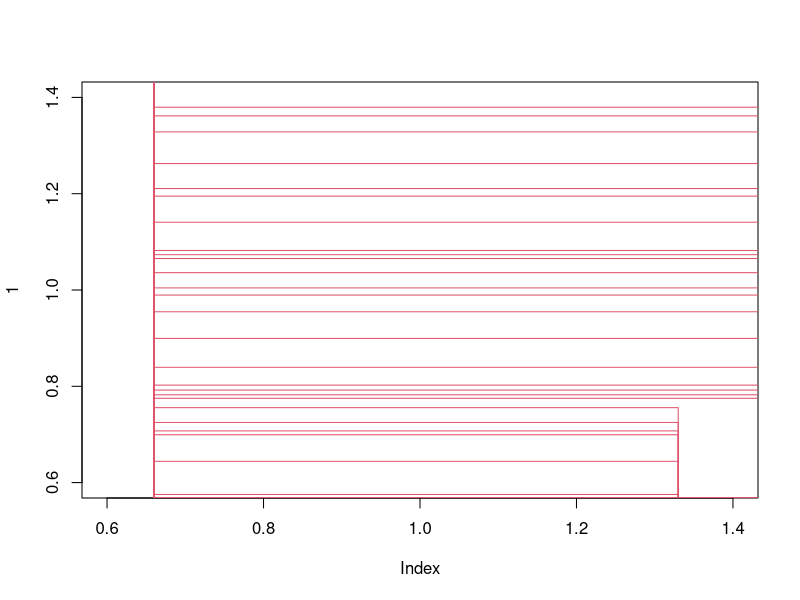

The R script that drew this image:
ClusterNum<-function(X,d="euclidean",method="ward"){
  X<-data.frame(scale(X));
  d<-dist(X,d);
  hc<-hclust(d,method);
  N<-dim(X)[1];
  R2<-matrix(seq(0,1,length=N),ncol=1,nrow=N);
  PSF<-matrix(0,ncol=1,nrow=N);
  PST2<-matrix(0,ncol=1,nrow=N);
  T<-sum(diag(cov(X)*(N-1)));
  Nm<-rep(0,N-1);Wm<-rep(0,N-1);
  pdf("cluster");plot(1,type="n");
  rect0<-rect.hclust(hc,k=2);
  for(t in 2:(N-1)){
    rect<-rect0;
    if(t<N-1){
       rect0<-rect.hclust(hc,k=t+1);
    }
    b<-colMeans(X[rect[[1]],])-colMeans(X);
    B<-length(rect[[1]])*t(b)%*%b;
    for(j in 1:t){
        if(length(rect[[j]])!=length(rect0[[j]])){
        break;}
      }
    Nm[t]<-length(rect[[j]]);
    Wm[t]<-sum(diag(cov(X[rect[[j]],])*(length(rect[[j]])-1)));
    for(i in t:2){
      b<-colMeans(X[rect[[i]],])-colMeans(X);
      B<-B+length(rect[[i]])*t(b)%*%b;
    }
   R2[t]<-B/T;
   PSF[t]<-(B*(N-t))/((T-B)*(t-1));
  }
  R1<-R2[-1];SPRSQ<-matrix(R1-R2[1:(N-1)]);
  Bkl<-SPRSQ*T;
  PST2<-(Nm-2)*Bkl/(Wm-Bkl);
  PST2[1]<-(N-2)*Bkl[1]/(T-Bkl[1]);
  PST2[c(N-1,N-2)]<-0;
  data.frame(RSQ=R2[1:(N-1)],SPRSQ,PSF=PSF[1:(N-1)],PST2);
}

#a simple example
data(USArrests);
ClusterNum(USArrests);